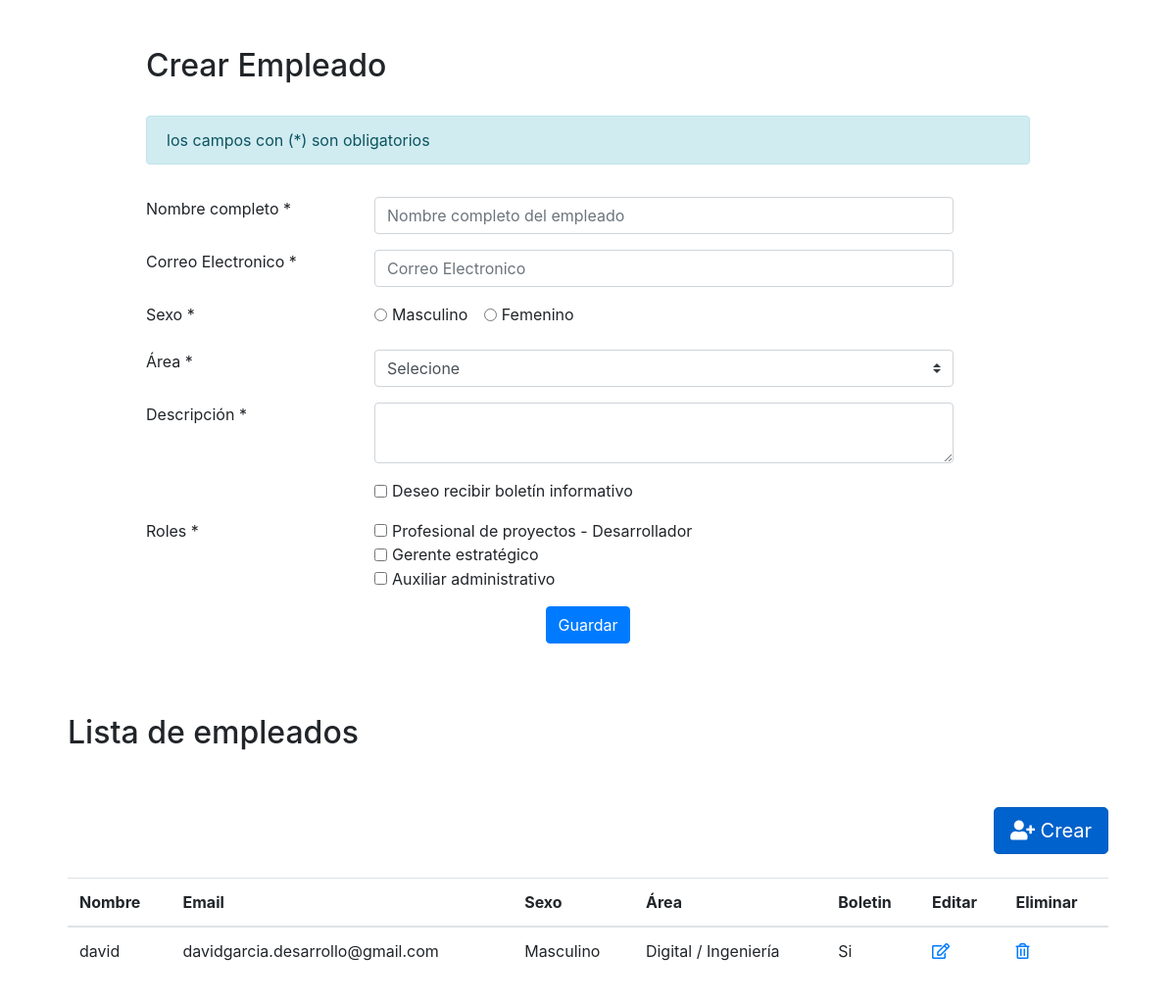
The page / on the database its author committed.
### tables this page shows
CREATE TABLE `rol` (
  `id_rol` int(11) NOT NULL,
  `nombre` varchar(255) NOT NULL
);

CREATE TABLE `empleados` (
  `id_empleado` int(11) NOT NULL,
  `nombre` varchar(255) NOT NULL,
  `correo` varchar(255) NOT NULL,
  `sexo` char(1) NOT NULL,
  `id_area` int(11) NOT NULL,
  `boletin` int(11) NOT NULL,
  `descripcion` text NOT NULL
);

### db/database_utilities.php (called while the page is built, shortened)
<?php
$mysqli = new mysqli(DB_HOST,DB_USER,DB_PASSWORD,DB_DATABASE);
function get_empleado()
{
	global $mysqli, $result;
	$sql = 'SELECT * FROM  empleados';
	return $mysqli->query($sql);
}
function get_rol_empleado()
{
	global $mysqli, $result;
	$sql = 'SELECT * FROM  rol';
	return $mysqli->query($sql);
}
		?>

### index.php (the view, shortened to what this page needs)
<?php
include_once('db/database_utilities.php');
$rol = get_rol_empleado();
$empleado = get_empleado();
?>
<!doctype html>
<html class="no-js" lang="en">
<head>
    <link rel="stylesheet" href="css/style.css">
    <link rel="stylesheet" href="https://maxcdn.bootstrapcdn.com/bootstrap/4.0.0/css/bootstrap.min.css"
>
    <link rel="stylesheet" href="https://use.fontawesome.com/releases/v5.8.1/css/all.css"
>
</head>
<body>
    <div class="container">
        <div class="row d-flex justify-content-center">
            <div class="col-md-10 p-4">
                <div class="pt-4 pb-4">
                    <h1 class="h2">Crear Empleado</h1>
                </div>
                <div class="alert alert-info"> los campos con (*) son obligatorios</div>
                <form action="db/database_utilities.php" name="myemailform" id="myemailform" method="POST"
                    accept-charset="UTF-8">
                    <div class="form-group row">
                        <div class="col-8">
                        </div>
                    </div>
                    <div class="form-group row">
                        <div class="col-3">
                            <label for="nombre">Nombre completo *</label>
                        </div>
                        <div class="col-8">
                            <input type="text" class="form-control" id="nombre" name="nombre"
                                aria-describedby="emailHelp" placeholder="Nombre completo del empleado" required>
                        </div>
                    </div>
                    <div class="form-group row">
                        <div class="col-3">
                            <label for="correo">Correo Electronico *</label>
                        </div>
                        <div class="col-8">
                            <input type="email" class="form-control" id="correo" name="correo"
                                aria-describedby="emailHelp" placeholder="Correo Electronico" required>
                        </div>
                    </div>
                    <div class="form-group row">
                        <div class="col-3">
                            <label for="sexo">Sexo *</label>
                        </div>
                        <div class="col-8">
                            <div>
                                <div class="form-check form-check-inline">
                                    <input class="form-check-input" type="radio" name="sexo" id="inlineRadio1"
                                        value="M">
                                    <label class="form-check-label" for="inlineRadio1" required>Masculino</label>
                                </div>
                                <div class="form-check form-check-inline">
                                    <input class="form-check-input" type="radio" name="sexo" id="inlineRadio2"
                                        value="F">
                                    <label class="form-check-label" for="inlineRadio2">Femenino</label>
                                </div>
                            </div>
                        </div>
                    </div>
                    <div class="form-group row">
                        <div class="col-3">
                            <label class="" for="area">Área *</label>
                        </div>
                        <div class="col-8">
                            <select class="custom-select " id="id_area" name="id_area">
                                <option selected>Selecione</option>
                            </select>
                        </div>
                    </div>
                    <div class="form-group row">
                        <div class="col-3">
                            <label for="descripcion">Descripción *</label>
                        </div>
                        <div class="col-8">
                            <textarea type="text" class="form-control" id="descripcion" name="descripcion"
                                aria-describedby="emailHelp" placeholder="Descripcíon de la experiencia del empleado"
                                required> </textarea>
                        </div>
                    </div>
                    <div class="form-group row">
                        <div class="col-3">
                        </div>
                        <div class="col-8">
                            <div class="d-block">
                                <div class="form-check form-check-inline col-12 mt-0">
                                    <input class="form-check-input" type="checkbox" name="boletin" id="inlineRadio1"
                                        value="1">
                                    <label class="form-check-label" for="inlineRadio1" id="boletin">
                                        Deseo recibir boletín informativo
                                    </label>
                                </div>
                            </div>
                        </div>
                    </div>
                    <div class="form-group row">
                        <div class="col-3">
                            <label for="id_area">Roles *</label>
                        </div>
                        <div class="col-8">
                            <div class="d-block">
                                <?php while ($name_rol = $rol->fetch_assoc()) { ?>
                                <div class="form-check form-check-inline col-12 mt-0">
                                    <input class="form-check-input " type="checkbox" name="rol_id[]"
                                        id="inlineRadio1 rol_id"
                                        value="<?php echo utf8_decode($name_rol['id_rol']);  ?>">
                                    <label class="form-check-label"
                                        for="inlineRadio1"><?php echo utf8_encode(utf8_decode($name_rol['nombre'])); ?>
                                    </label>
                                </div>
                                <?php } ?>
                            </div>
                        </div>
                    </div>
                    <div class="d-flex justify-content-center">
                        <button type="submit" class="btn btn-primary " id="clic">Guardar</button>
                    </div>
                </form>
            </div>
        </div>
        <div class="container">
            <div class="row justify-content-cente">
                <div class="col-md-12 p-4">
                    <div class="pt-4 pb-4 ">
                        <h1 class="h2">Lista de empleados</h1>
                    </div>
                    <div class="pt-4 pb-4 d-flex flex-row-reverse">
                        <div id="irarriba"><a href="#" class="btn btn-primary btn-lg active" id="crear-btn"
                                role="button" aria-pressed="true"><i class="fas fa-user-plus"></i> Crear</a></div>
                    </div>
                    <table class="table">
                        <thead>
                            <tr>
                                <th scope="col">Nombre</th>
                                <th scope="col">Email</th>
                                <th scope="col">Sexo</th>
                                <th scope="col">Área</th>
                                <th scope="col">Boletin</th>
                                <th scope="col">Editar</th>
                                <th scope="col">Eliminar</th>
                            </tr>
                        </thead>
                        <tbody>
                            <?php while ($datos = $empleado->fetch_assoc()) { ?>
                            <tr>
                                <td><?php echo utf8_encode(utf8_decode($datos['nombre']));  ?></td>
                                <td><?php echo utf8_encode(utf8_decode($datos['correo']));  ?></td>
                                <td>
                                    <?php if( ($datos['sexo']) === "M") {
                                     echo ("Masculino");
                                }else{
                                    echo ("Fenenino");
                                }
                               ?>
                                </td>
                                <td>
                                    <?php if( ($datos['id_area']) === "1") {
                                     echo ("Administración");
                                }else if( ($datos['id_area']) === "2"){
                                    echo ("Contabilidad");
                                }else if( ($datos['id_area']) === "3"){
                                    echo ("Recursos Humanos");
                                }else if( ($datos['id_area']) === "4"){
                                    echo ("Servicios generales");
                                }else if( ($datos['id_area']) === "5"){
                                    echo ("Digital / Ingeniería");
                                }else if( ($datos['id_area']) === "6"){
                                    echo ("Arquitectura");
                                }
                               ?>
                                </td>
                                <td>
                                    <?php if( ($datos['boletin']) === "1") {
                                     echo ("Si");
                                }else{
                                    echo ("No");
                                }
                               ?>
                                </td>
                                <td>
                                    <a href="#editEmployeeModal" class="" data-toggle="modal" id="click"
                                        data-id="<?= $datos['id_empleado'] ?>"
                                        onclick="funciones_clic('<?= $datos['id_empleado'] ?>');"><i
                                            class="far fa-edit"></i> <span></span></a>
                                </td>
                                <td>
                                    <a href="#deleteEmployeeModal" data-id="<?= $datos['id_empleado'] ?>"
                                        onclick="eliminarDato('<?= $datos['id_empleado'] ?>');" class=" edit"
                                        data-toggle="modal"><i class="far fa-trash-alt" data-toggle="tooltip" title=""
                                            data-original-title="Edit"></i></a>
                                </td>
                            </tr>
                            <?php } ?>
                        </tbody>
                    </table>
                </div>
            </div>
        </div>
    </div>
</body>
</html>

### rows shown on the page
rol: nombre "Profesional de proyectos - Desarrollador"
rol: nombre "Gerente estratégico"
rol: nombre "Auxiliar administrativo"
empleados: nombre "david", correo "davidgarcia.desarrollo@gmail.com", sexo "Masculino", shows "Digital / Ingeniería", boletin "Si"
